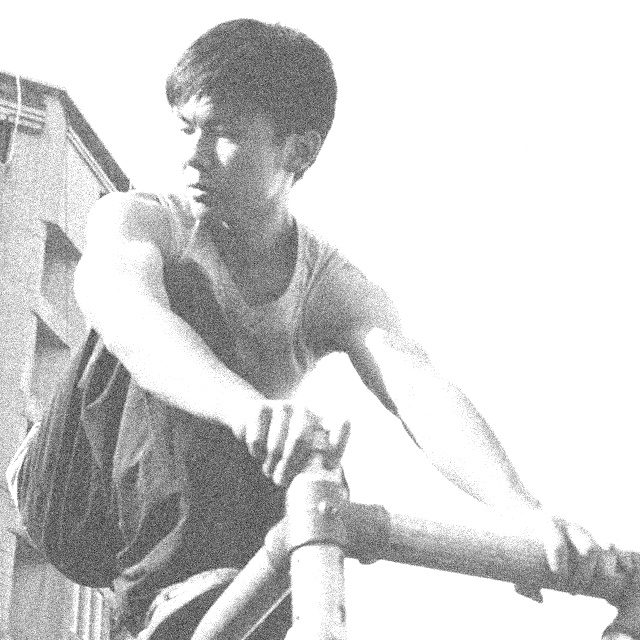
//> input picture Homework/Laplace_Operate/gaussian-noise-image.jpg, 640 x 640 px
$ ./Laplace   (built with g++ and OpenCV 4)
//> lines starting //> are read from the running program, lines starting //| are printed output that depends on the picture
#include <iostream>
#include <vector>
#include <cstring>
#include <stdlib.h>
#include <stdio.h>

#include "opencv2/imgproc/imgproc.hpp"
#include "opencv2/imgcodecs.hpp"
#include "opencv2/highgui/highgui.hpp"
#include "opencv2/features2d/features2d.hpp"

using namespace std;
using namespace cv;


/* Global Variables	 全域變數區 */
int DELAY_CAPTION = 3000;					// 在這裡可以調整投影片顯示的間隔時間
int DELAY_BLUR = 3000;
int MAX_KERNEL_LENGTH = 15;					// 設定處理影像的最大核心值
int laplace_slider = 0;						// 設定Laplace operate滑動條的初始值

int scale = 1;
int delta = 0;
int ddepth = CV_16S;

Mat src, src_gray, dst;
const char* file_name;						// 設定圖片名稱
const char* window_name = "Laplace Demo";	// 設定視窗名稱


/* Function headers	 副程式宣告區 */
int noise( void );							// 處理雜訊圖片
int display_caption( const char* caption );	// 投影片隔頁(顯示文字)
int display_dst( int delay );				// 顯示圖片視窗

int trackbar( void );						// 顯示調整條控制視窗
void on_trackbar( int, void* );				// 顯示附有調整條之副程式


/* function main  主程式入口 */
int main( void )
{
	// 處理"高斯雜訊"之圖片
	namedWindow( window_name, WINDOW_AUTOSIZE );	// 新增視窗
	file_name = "gaussian-noise-image.jpg";			// 設定要處理之圖片名稱
	noise();										// 將圖片去除雜訊(投影片)
	display_caption( "Laplace Operate..." ); 		// 顯示隔頁文字(使用調整條)
	trackbar();								   		// 顯示調整條控制視窗
	waitKey(0);										// 等待鍵盤按下任一按鍵
	destroyWindow( window_name );					// 銷毀視窗


	// 處理"椒鹽雜訊"之圖片
	namedWindow( window_name, WINDOW_AUTOSIZE );	// 新增視窗
	file_name = "salt&pepper-noise-image.jpg";		// 設定要處理之圖片名稱
	noise();										// 將圖片去除雜訊(投影片)
	display_caption( "Laplace Operate..." ); 		// 顯示隔頁文字(使用調整條)
	trackbar();								   		// 顯示調整條控制視窗
	waitKey(0);										// 等待鍵盤按下任一按鍵
	destroyWindow( window_name );					// 銷毀視窗


	waitKey(0);
	return 0;
}


/* function noise  處理雜訊圖片之附程式 */
int noise( void )
{
	src = imread( file_name, 1 );			// 載入來源圖片
//> src is the input picture: 640 rows x 640 cols, CV_8UC3; min 25, max 255, mean 211.4
	if( display_caption( "Original Image (Before)" ) != 0 ) { return 0; }
	dst = src.clone();
	if( display_dst( DELAY_CAPTION ) != 0 ) { return 0; }


	// Applying Gaussian blur  使用Gaussian濾波器
	if( display_caption( "Gaussian Blur (After)" ) != 0 ) { return 0; }

	// 先使用高斯濾波器濾除雜訊
	GaussianBlur( src, src, Size(3,3), 0, 0, BORDER_DEFAULT );	// 高斯濾波器
	cvtColor( src, src_gray, COLOR_RGB2GRAY );					// 將圖片轉換成灰階模式
	dst = src.clone();

	if( display_dst( DELAY_BLUR ) != 0 ) { return 0; }
}


/* function display_caption  投影片隔頁(顯示文字) */
int display_caption( const char* caption )
{
	dst = Mat::zeros( src.size(), src.type() );
	putText( dst, caption,
		   Point( src.cols/4, src.rows/2),
		   FONT_HERSHEY_COMPLEX, 1, Scalar(255, 255, 255) );

	imshow( window_name, dst );
	int c = waitKey( DELAY_CAPTION );
	if( c >= 0 ) { return -1; }
	return 0;
}


/* function display_dst  顯示圖片視窗 */
int display_dst( int delay )
{
	imshow( window_name, dst );
	int c = waitKey ( delay );
	if( c >= 0 ) { return -1; }
	return 0;
}


/* 顯示調整條控制視窗 */
int trackbar( void )
{
	src = imread( file_name, 1 );	// 載入來源圖片
	dst = src.clone();
	createTrackbar( "Laplace Operate", window_name, &laplace_slider, MAX_KERNEL_LENGTH, on_trackbar );
	on_trackbar( laplace_slider, 0 );

	return 0;
}


/* 顯示附有調整條之副程式 */
void on_trackbar( int, void* )
{
	/// Apply Laplace function
	Mat abs_dst;
	Laplacian( src_gray, dst, ddepth, 2 * laplace_slider + 1, scale, delta, BORDER_DEFAULT );	// Laplacian 函式
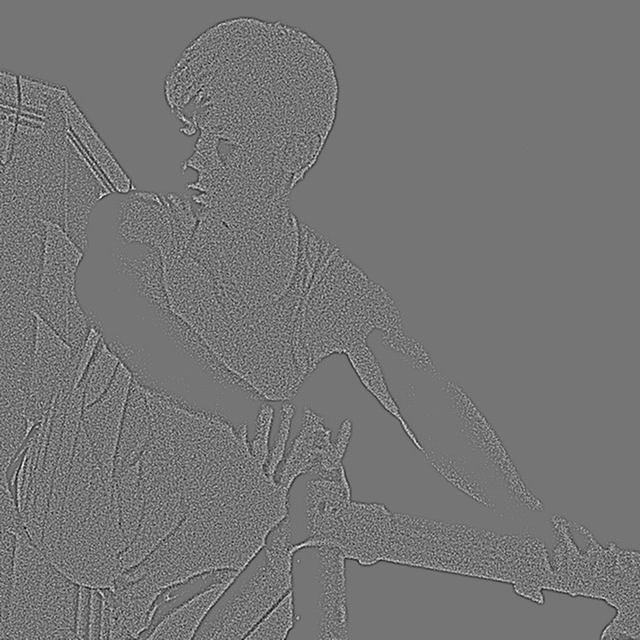
//> dst: 640 rows x 640 cols, CV_16SC1; min -69, max 81, mean 0; drawn with min black and max white
	imshow( window_name, dst );

	convertScaleAbs( dst, abs_dst );
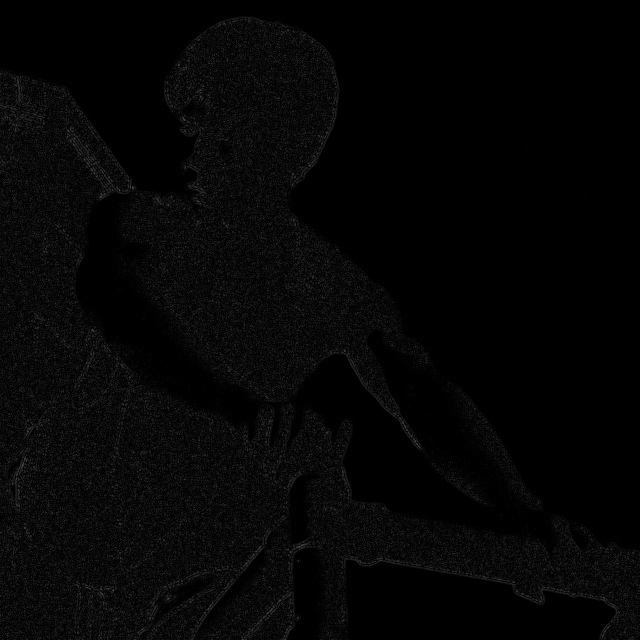
//> abs_dst: 640 rows x 640 cols, CV_8UC1; min 0, max 81, mean 5.4
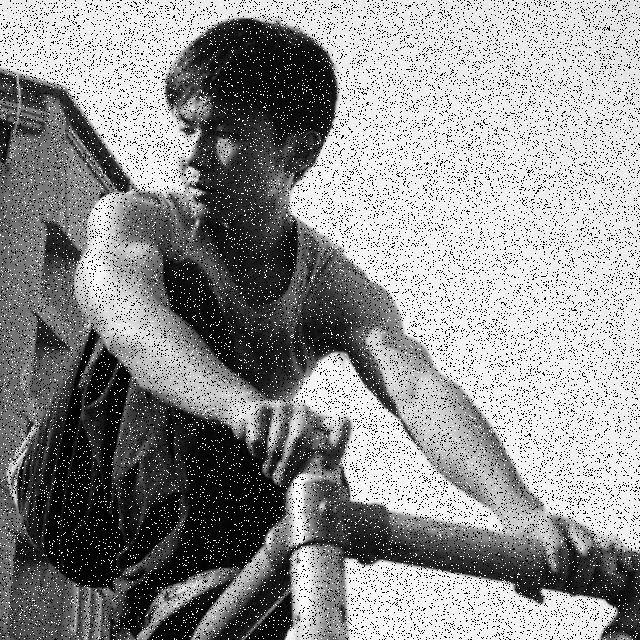
//> input picture Homework/Laplace_Operate/salt&pepper-noise-image.jpg, 640 x 640 px
//> in noise, src is the input picture: 640 rows x 640 cols, CV_8UC3; min 0, max 255, mean 144.6
//> in noise (call 2), `GaussianBlur( src, src, Size(3,3), 0, 0, BORDER_DEFAULT );`:
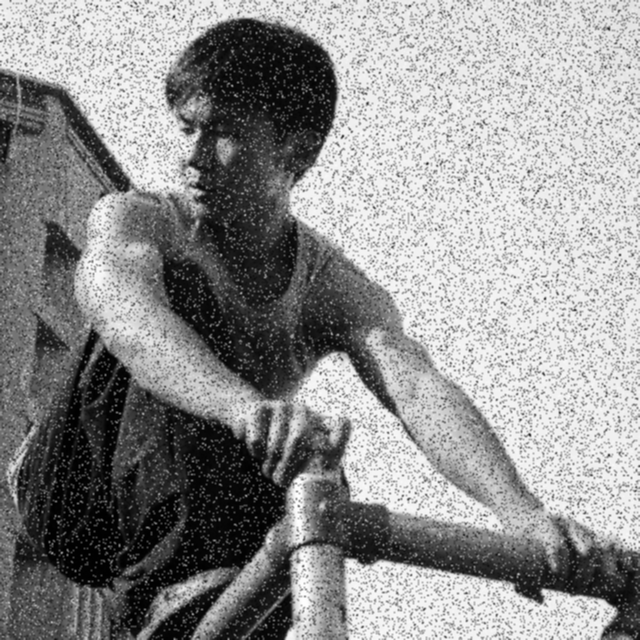
//> src: 640 rows x 640 cols, CV_8UC3; min 0, max 254, mean 144.6
//> in on_trackbar (call 2), `Laplacian( src_gray, dst, ddepth, 2 * laplace_slider + 1, scale, delta..`:
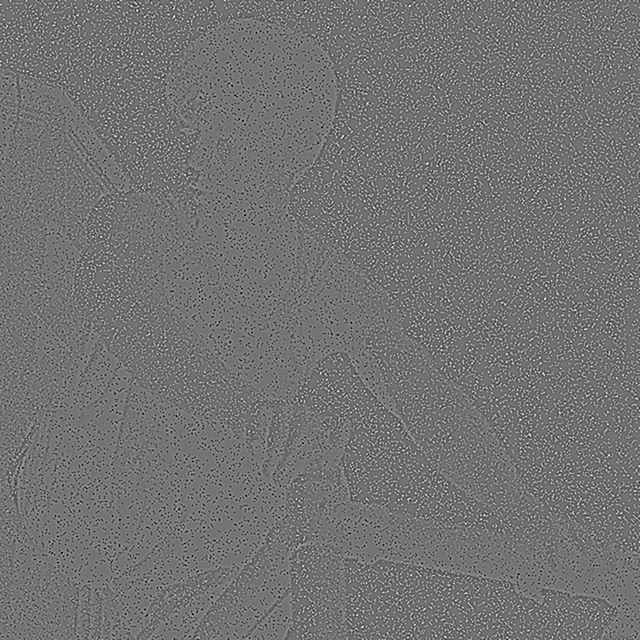
//> dst: 640 rows x 640 cols, CV_16SC1; min -198, max 240, mean 0; drawn with min black and max white
//> in on_trackbar (call 2), `convertScaleAbs( dst, abs_dst );`:
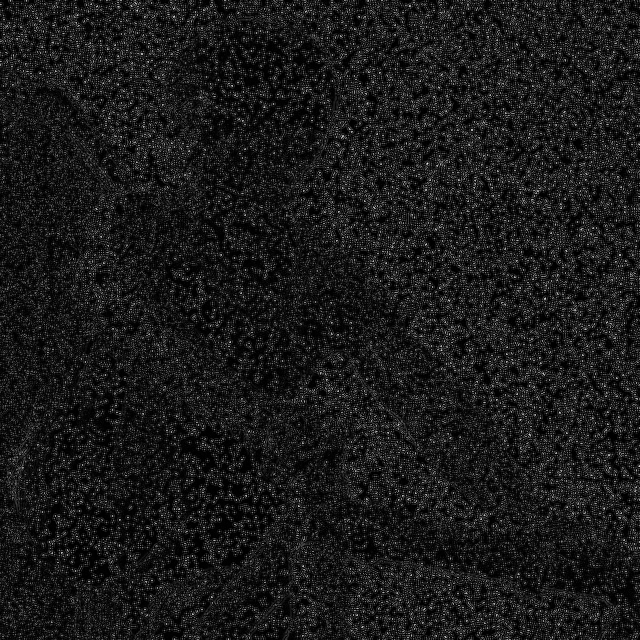
//> abs_dst: 640 rows x 640 cols, CV_8UC1; min 0, max 240, mean 25.8
	imshow( window_name, abs_dst );		// Show what you got


	// 設定經濾波過後的新圖片名稱
	char new_name[200] = "(after)";
	strcat( new_name, file_name );
	imwrite( new_name, dst );	// 產生新圖片
}
